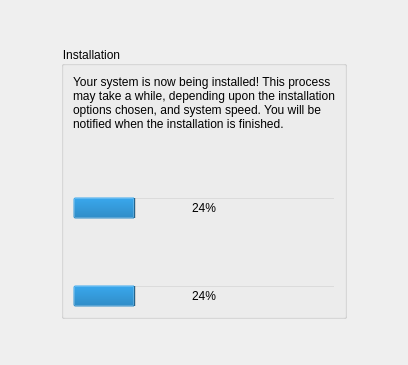
      <widget class="QWidget" name="page_4">
       <layout class="QGridLayout" name="gridLayout_8">
        <item row="0" column="0" rowspan="3">
         <spacer name="horizontalSpacer_14">
          <property name="orientation">
           <enum>Qt::Horizontal</enum>
          </property>
          <property name="sizeType">
           <enum>QSizePolicy::Fixed</enum>
          </property>
          <property name="sizeHint" stdset="0">
           <size>
            <width>50</width>
            <height>318</height>
           </size>
          </property>
         </spacer>
        </item>
        <item row="0" column="1">
         <spacer name="verticalSpacer_7">
          <property name="orientation">
           <enum>Qt::Vertical</enum>
          </property>
          <property name="sizeHint" stdset="0">
           <size>
            <width>20</width>
            <height>29</height>
           </size>
          </property>
         </spacer>
        </item>
        <item row="1" column="1">
         <widget class="QGroupBox" name="groupInstall">
          <property name="font">
           <font>
            <weight>50</weight>
            <bold>false</bold>
           </font>
          </property>
          <property name="styleSheet">
           <string notr="true">background: transparent;</string>
          </property>
          <property name="title">
           <string>Installation</string>
          </property>
          <layout class="QGridLayout" name="gridLayout_21">
           <item row="0" column="0">
            <widget class="QLabel" name="labelInstallHeader">
             <property name="frameShape">
              <enum>QFrame::NoFrame</enum>
             </property>
             <property name="frameShadow">
              <enum>QFrame::Plain</enum>
             </property>
             <property name="text">
              <string>Your system is now being installed! This process may take a while, depending upon the installation options chosen, and system speed. You will be notified when the installation is finished.</string>
             </property>
             <property name="alignment">
              <set>Qt::AlignLeading|Qt::AlignLeft|Qt::AlignTop</set>
             </property>
             <property name="wordWrap">
              <bool>true</bool>
             </property>
            </widget>
           </item>
           <item row="1" column="0">
            <spacer name="verticalSpacer_19">
             <property name="orientation">
              <enum>Qt::Vertical</enum>
             </property>
             <property name="sizeHint" stdset="0">
              <size>
               <width>20</width>
               <height>40</height>
              </size>
             </property>
            </spacer>
           </item>
           <item row="2" column="0">
            <widget class="QLabel" name="labelInstallStatus">
             <property name="text">
              <string/>
             </property>
            </widget>
           </item>
           <item row="3" column="0">
            <widget class="QProgressBar" name="progressBarInstall">
             <property name="value">
              <number>24</number>
             </property>
            </widget>
           </item>
           <item row="6" column="0">
            <widget class="QProgressBar" name="progressBarInstall2">
             <property name="value">
              <number>24</number>
             </property>
            </widget>
           </item>
           <item row="5" column="0">
            <widget class="QLabel" name="labelInstallStatus2">
             <property name="text">
              <string/>
             </property>
            </widget>
           </item>
           <item row="4" column="0">
            <spacer name="verticalSpacer_32">
             <property name="orientation">
              <enum>Qt::Vertical</enum>
             </property>
             <property name="sizeHint" stdset="0">
              <size>
               <width>20</width>
               <height>40</height>
              </size>
             </property>
            </spacer>
           </item>
          </layout>
         </widget>
        </item>
        <item row="1" column="2">
         <spacer name="horizontalSpacer_15">
          <property name="orientation">
           <enum>Qt::Horizontal</enum>
          </property>
          <property name="sizeType">
           <enum>QSizePolicy::Fixed</enum>
          </property>
          <property name="sizeHint" stdset="0">
           <size>
            <width>50</width>
            <height>20</height>
           </size>
          </property>
         </spacer>
        </item>
        <item row="2" column="1">
         <spacer name="verticalSpacer_8">
          <property name="orientation">
           <enum>Qt::Vertical</enum>
          </property>
          <property name="sizeHint" stdset="0">
           <size>
            <width>20</width>
            <height>29</height>
           </size>
          </property>
         </spacer>
        </item>
       </layout>
      </widget>
